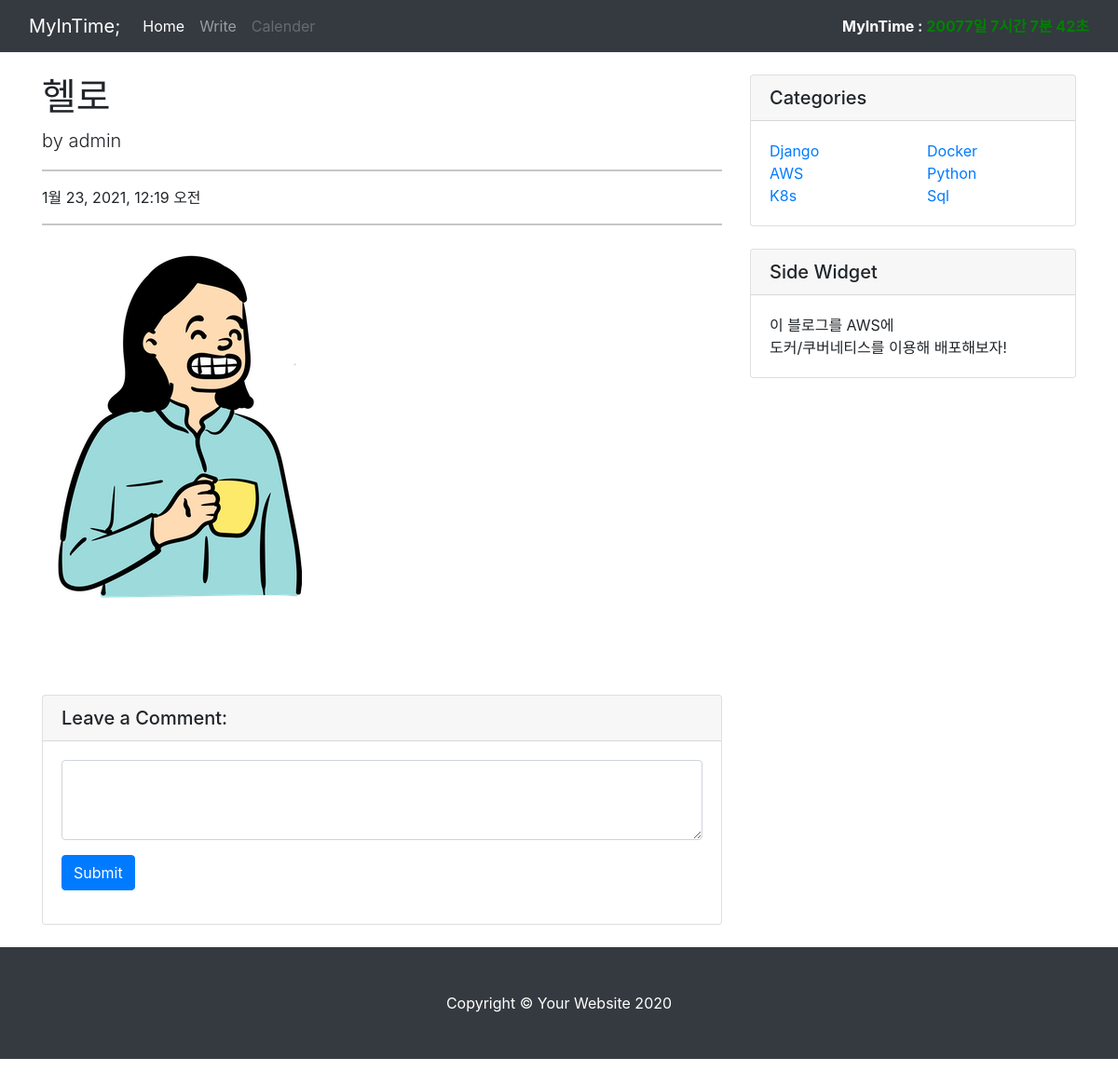
/blogMain/detail/2/, run on an earlier commit of the app's database.
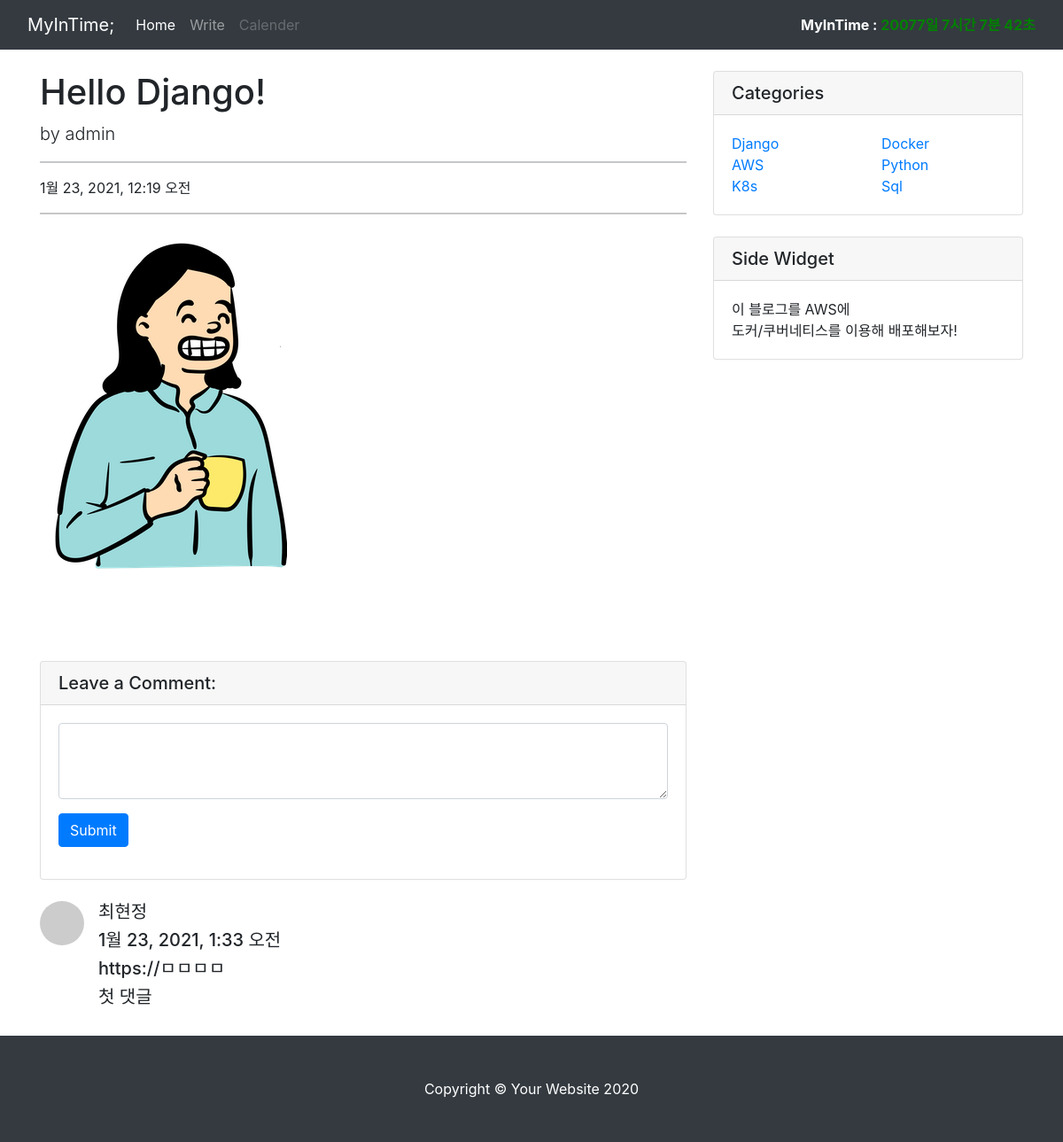
And on a later commit of the database.
### blogapp/models.py (models this page shows)
class Blog(models.Model):
    title = models.CharField(max_length=100)
    pub_date = models.DateTimeField(auto_now_add=True)  # 현재시간에 맞춰서 자동 입력
    author = models.ForeignKey(User, on_delete=models.SET_NULL, null=True, default=1)
    body = RichTextUploadingField()

class Comment(models.Model):
    blog = models.ForeignKey(Blog, on_delete=models.SET_NULL, null=True)
    comment_date = models.DateTimeField(auto_now_add=True)
    comment_user = models.TextField(max_length=20)
    comment_thumbnail_url = models.TextField(max_length=300)
    comment_textfield = models.TextField()

### blogapp/views.py (the view)
# urls.py: path('blogMain/detail/<int:blog_id>/', blogapp.views.detail, name='detail'),
def detail(request, blog_id):
    blog_detail = get_object_or_404(Blog, pk=blog_id)
    comments = Comment.objects.filter(blog_id=blog_id)
    context = {
        'blog_detail': blog_detail,
        'comments': comments
    }
    return render(request, 'detail.html', context)

### blogapp/templates/detail.html (shortened to what this page needs)
{% extends 'base.html' %}
{% block content %}
{% load static %}
<head>
  <link href="{% static 'css/detail/vendor/bootstrap/css/bootstrap.min.css' %}" rel="stylesheet">
  <link href="{% static 'css/detail/css/blog-post.css' %}" rel="stylesheet">
</head>
<body>
  <div class="container">
    <div class="row">
      <div class="col-lg-8">
        <h1 class="mt-4">{{ blog_detail.title }}</h1>
        <p class="lead">
          by
          {{ blog_detail.author }}
        </p>
        <hr>
        <p>{{ blog_detail.pub_date }}</p>
        <hr>
        <p class="lead">{{ blog_detail.body | safe }}</p>
        <br><br>
        <div class="card my-4">
          <h5 class="card-header">Leave a Comment:</h5>
          <div class="card-body">
            <form>
              <div class="form-group">
                <textarea class="form-control" rows="3"></textarea>
              </div>
              <button type="submit" class="btn btn-primary">Submit</button>
            </form>
          </div>
        </div>
        {% for comment in comments %}
        <div class="media mb-4">
            <img class="d-flex mr-3 rounded-circle" src="http://placehold.it/50x50" alt="">
            <div class="media-body">
                <h5 class="mt-0">{{ comment.comment_user }}</h5>
                <h5 class="mt-0">{{ comment.comment_date }}</h5>
                <h5 class="mt-0">{{ comment.comment_thumbnail_url }}</h5>
                <h5 class="mt-0">{{ comment.comment_textfield }}</h5>
            </div>
        </div>
        {% endfor %}
      </div>
      <div class="col-md-4">
        <div class="card my-4">
          <h5 class="card-header">Categories</h5>
          <div class="card-body">
            <div class="row">
              <div class="col-lg-6">
                <ul class="list-unstyled mb-0">
                  <li>
                    <a href="#">Django</a>
                  </li>
                  <li>
                    <a href="#">AWS</a>
                  </li>
                  <li>
                    <a href="#">K8s</a>
                  </li>
                </ul>
              </div>
              <div class="col-lg-6">
                <ul class="list-unstyled mb-0">
                  <li>
                    <a href="#">Docker</a>
                  </li>
                  <li>
                    <a href="#">Python</a>
                  </li>
                  <li>
                    <a href="#">Sql</a>
                  </li>
                </ul>
              </div>
            </div>
          </div>
        </div>
        <div class="card my-4">
          <h5 class="card-header">Side Widget</h5>
          <div class="card-body">
            이 블로그를 AWS에 <br> 도커/쿠버네티스를 이용해 배포해보자!
          </div>
        </div>
      </div>
    </div>
  </div>
  <footer class="py-5 bg-dark">
    <div class="container">
      <p class="m-0 text-center text-white">Copyright &copy; Your Website 2020</p>
    </div>
  </footer>
</body>
</html>
{% endblock %}

What changed in the data, as far as the page shows it:
changed Blog "admin": title "헬로" → "Hello Django!"
added Comment: comment_user "최현정", comment_date "1월 23, 2021, 1:33 오전", comment_thumbnail_url "https://ㅁㅁㅁㅁ", comment_textfield "첫 댓글"
